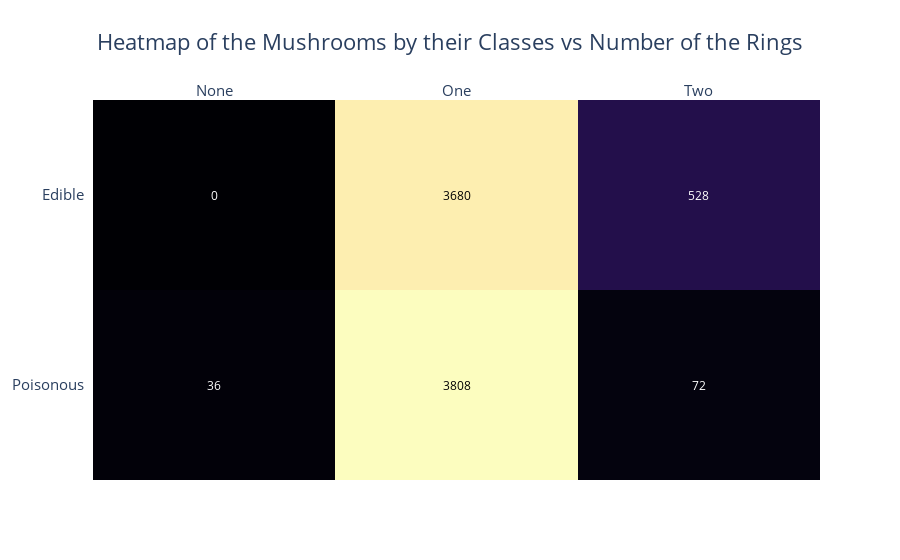

Write notebook code for a chart like this one.
### Markdown cell above
### Number of the Rings

### Code cell
x = ['None', 'One', 'Two']
y = ['Poisonous', 'Edible']
z = [[mushrooms[mushrooms['class'] == 'p']['ring-number'].value_counts()[2],
      mushrooms[mushrooms['class'] == 'p']['ring-number'].value_counts()[0],
      mushrooms[mushrooms['class'] == 'p']['ring-number'].value_counts()[1]],
     [0, mushrooms[mushrooms['class'] == 'e']['ring-number'].value_counts()[0],
      mushrooms[mushrooms['class'] == 'e']['ring-number'].value_counts()[1]]
     ]

fig = ff.create_annotated_heatmap(z, x=x, y=y, colorscale='magma')
fig.update_layout(title_text='Heatmap of the Mushrooms by their Classes vs Number of the Rings',
                  title_x=0.5, title_font=dict(size=22))
fig.update_layout(xaxis=dict(
    tickfont=dict(size=15),
),
    yaxis=dict(tickfont=dict(size=15)))
fig.show()

### Figure 1 — Plotly figure (JSON) as saved in the notebook; plotly's stock layout.template omitted (floating-point values rounded to 4 significant figures)
{"data": [{"colorscale": [[0, "#000004"], [0.1111, "#180f3d"], [0.2222, "#440f76"], [0.3333, "#721f81"], [0.4444, "#9e2f7f"], [0.5556, "#cd4071"], [0.6667, "#f1605d"], [0.7778, "#fd9668"], [0.8889, "#feca8d"], [1, "#fcfdbf"]], "reversescale": false, "showscale": false, "type": "heatmap", "x": ["None", "One", "Two"], "y": ["Poisonous", "Edible"], "z": [[36, 3808, 72], [0, 3680, 528]]}], "layout": {"annotations": [{"font": {"color": "#FFFFFF"}, "showarrow": false, "text": "36", "x": "None", "xref": "x", "y": "Poisonous", "yref": "y"}, {"font": {"color": "#000000"}, "showarrow": false, "text": "3808", "x": "One", "xref": "x", "y": "Poisonous", "yref": "y"}, {"font": {"color": "#FFFFFF"}, "showarrow": false, "text": "72", "x": "Two", "xref": "x", "y": "Poisonous", "yref": "y"}, {"font": {"color": "#FFFFFF"}, "showarrow": false, "text": "0", "x": "None", "xref": "x", "y": "Edible", "yref": "y"}, {"font": {"color": "#000000"}, "showarrow": false, "text": "3680", "x": "One", "xref": "x", "y": "Edible", "yref": "y"}, {"font": {"color": "#FFFFFF"}, "showarrow": false, "text": "528", "x": "Two", "xref": "x", "y": "Edible", "yref": "y"}], "title": {"font": {"size": 22}, "text": "Heatmap of the Mushrooms by their Classes vs Number of the Rings", "x": 0.5}, "xaxis": {"dtick": 1, "gridcolor": "rgb(0, 0, 0)", "side": "top", "tickfont": {"size": 15}, "ticks": ""}, "yaxis": {"dtick": 1, "tickfont": {"size": 15}, "ticks": "", "ticksuffix": "  "}}}
